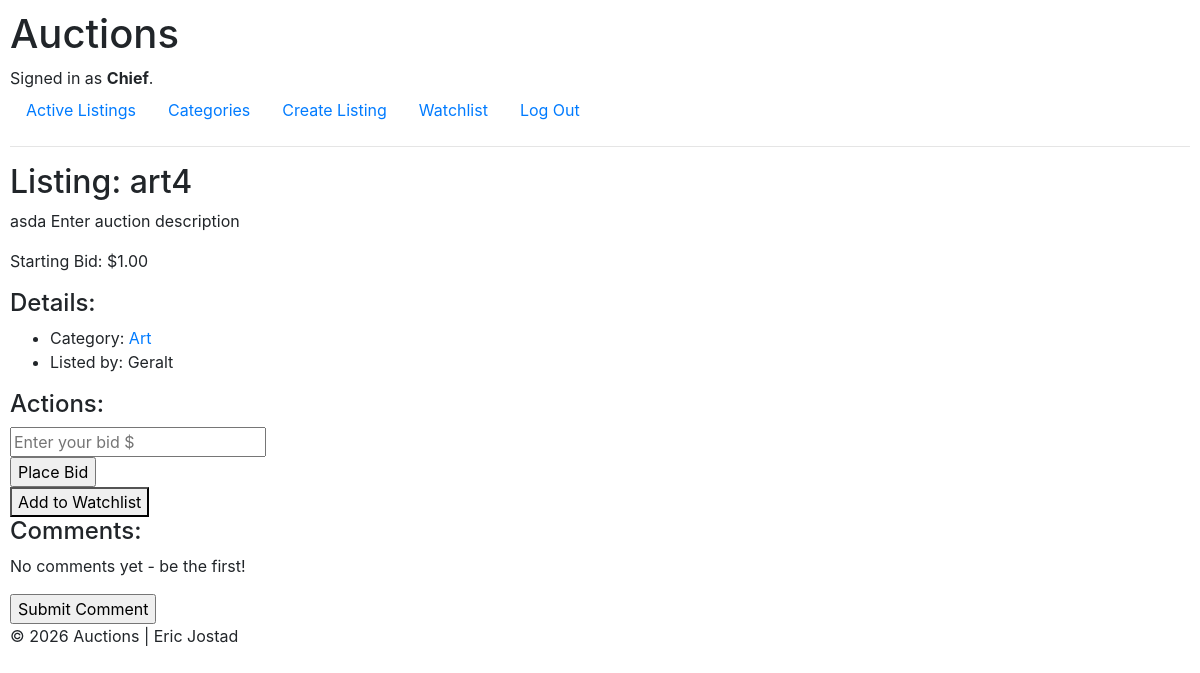
The app's page /listing/22/art4 (signed in), older data.
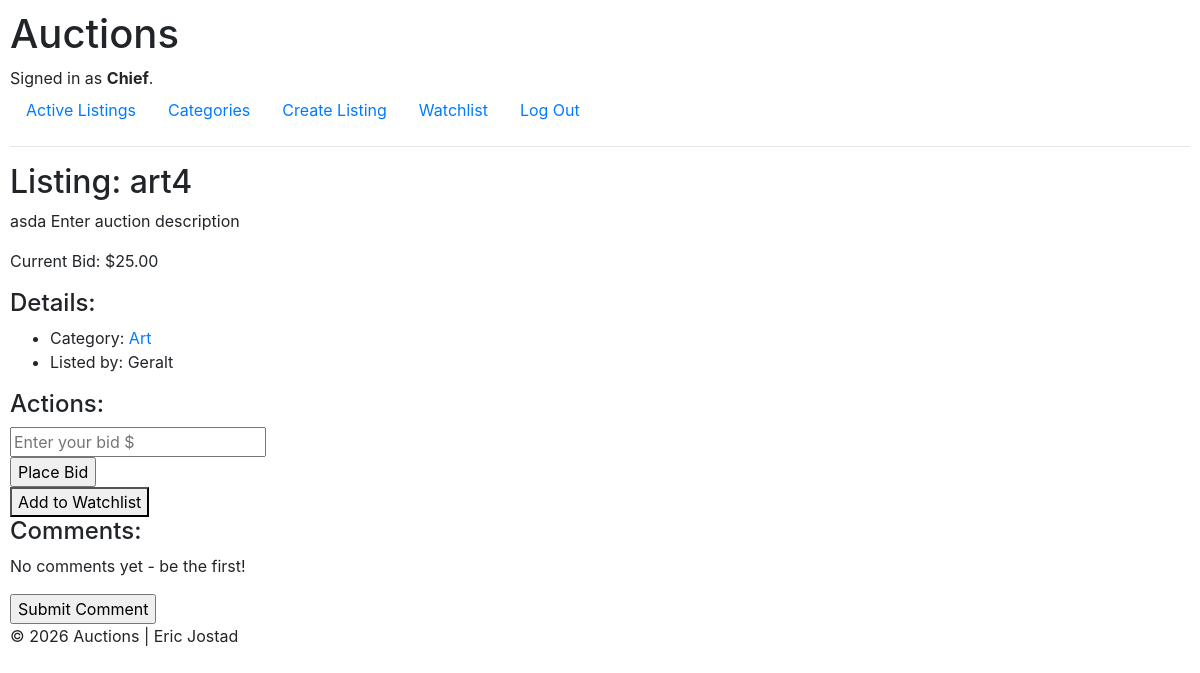
The same page, newer data.
### auctions/models.py (models this page shows)
class Auction(models.Model):
    user = models.ForeignKey(User, on_delete=models.CASCADE)
    title = models.CharField(max_length=150)
    description = models.TextField(
        validators=[MinLengthValidator(20), MaxLengthValidator(1000)])
    starting_bid = models.DecimalField(
        max_digits=10, decimal_places=2, validators=[MinValueValidator(Decimal("0.01"))])
    image_url = models.URLField(blank=True)
    category = models.CharField(
        max_length=64)

class User(AbstractUser):
    pass

class Bid(models.Model):
    user = models.ForeignKey(User, on_delete=models.CASCADE)
    auction = models.ForeignKey(Auction, on_delete=models.CASCADE)
    bid_amount = models.DecimalField(
        max_digits=10, decimal_places=2, validators=[MinValueValidator(Decimal("0.01"))])

### auctions/views.py (the view, shortened to what this page needs)
# urls.py: path("listing/<int:auction_id>/<str:auction_title>",
def listing(request, auction_id, auction_title):
    auction = Auction.objects.get(pk=auction_id)
    highest_bid = Bid.objects.filter(
        auction=auction).order_by('-bid_amount').first()
    form = BidForm()
    is_watching = Watchlist.objects.filter(
        user=request.user, auction=auction).exists()
    return render(request, "auctions/listing.html", {
        "auction": auction,
        "auction_title": auction_title,
        "is_watching": is_watching,
        "form": form,
        "highest_bid": highest_bid
    })

### auctions/views.py
class BidForm(forms.ModelForm):
    class Meta:
        model = Bid
        fields = ["bid_amount"]
        labels = {
            "bid_amount": "",
        }
        widgets = {
            "bid_amount": forms.NumberInput(attrs={"min": "0.01", "step": "0.01", "placeholder": "Enter your bid $"}),
        }

### auctions/templates/auctions/listing.html (shortened to what this page needs)
{% extends "auctions/layout.html" %}
{% block body %}
    <h2>Listing: {{ auction.title }}</h2>
    <p>{{ auction.description }}</p>
    {% if highest_bid %}
        <p>Current Bid: ${{ highest_bid.bid_amount }}</p>
    {% else %}
        <p>Starting Bid: ${{ auction.starting_bid }}</p>
    {% endif %}
    <h4>Details:</h4>
    <ul>
        <li>Category: <a href="{% url 'auctions:category' auction.category %}">{{ auction.category }}</a></li>
        <li>Listed by: {{ auction.user.username }}</li>
    </ul>
    {% if user.is_authenticated %}
        <h4>Actions:</h4>
        {% if auction.user == user %}
            <ul>
                <li>Edit Listing</li>
                <li>Close Listing</li>
                <li><a href="{% url 'auctions:delete_listing' auction.id %}">Delete Listing</a></li>
            </ul>
        {% else %}
            <form action="{% url 'auctions:listing' auction.id auction.title %}" method="post">
                {{ form }}
                <input type="submit" value="Place Bid">
            </form>
            {% if is_watching %}
                <form action="{% url 'auctions:watchlist' %}" method="post">
                    {% csrf_token %}
                    <input type="hidden" name="remove" value="{{ auction.id }}">
                    <button type="submit">Remove from Watchlist</button>
                </form>
            {% else %}
                <form action="{% url 'auctions:watchlist' %}" method="post">
                    <button type="submit">Add to Watchlist</button>
                </form>
            {% endif %}
        {% endif %}
    {% endif %}
    <h4>Comments:</h4>
    {% if comments %}
        <ul>
            {% for comment in comments %}
                <li>{{ comment.user.username }}: {{ comment.comment_text }}</li>
            {% endfor %}
        </ul>
    {% else %}
        <p>No comments yet - be the first!</p>
    {% endif %}
    {% if user.is_authenticated %}
        <form action="{% url 'auctions:listing' auction.id auction.title %}" method="post">
            <input type="submit" value="Submit Comment">
        </form>
    {% else %}
        <p><a href="{% url 'login' %}">Log in</a> to leave a comment.</p>
    {% endif %}
{% endblock %}

Row changes from the older to the newer data that the page shows:
shown differently, row unchanged: Auction "art4": starting_bid "1.00" → (not shown)
added Bid: bid_amount "25.00"
Text that changed along with them:
text no longer shown: "Starting Bid: $"
text now shown: "Current Bid: $"
